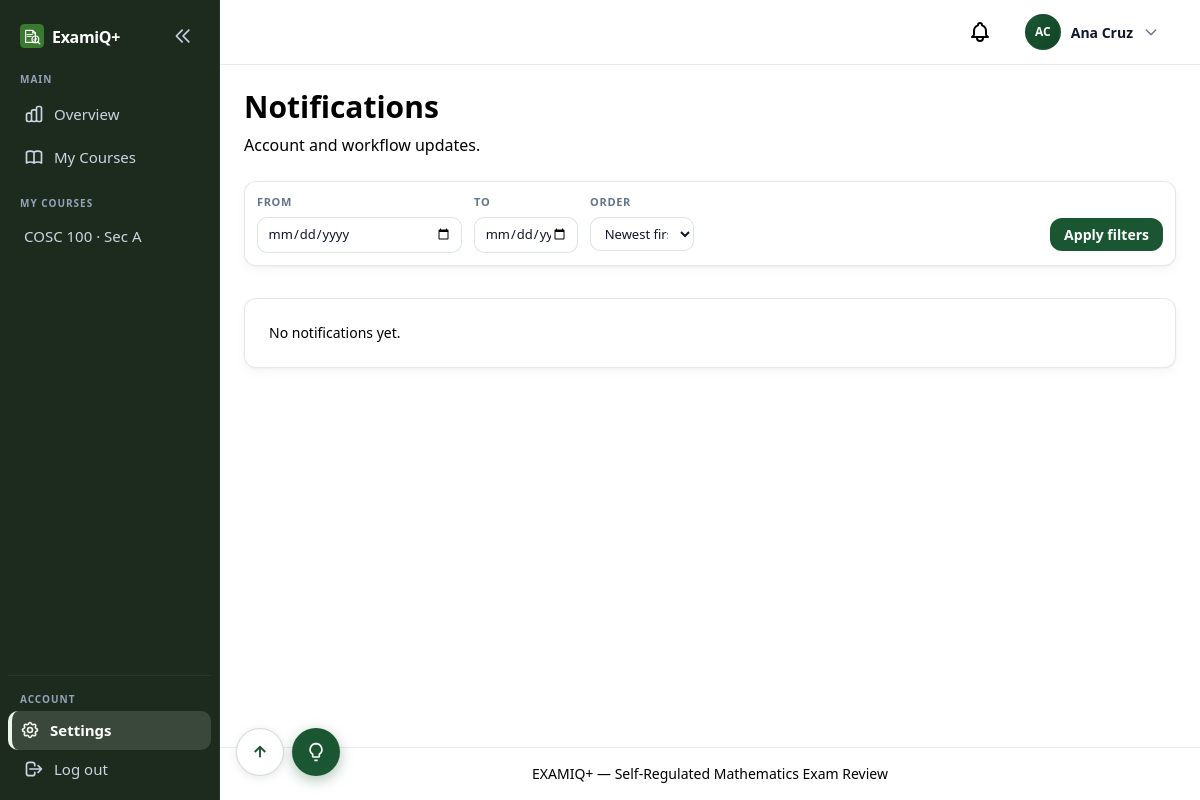
Screenshot of /profile/notifications/ (signed in) with the database file from the repository.
### apps/users/models.py (models this page shows, shortened)
class Course(models.Model):
    program = models.ForeignKey(
        Program,
        on_delete=models.PROTECT,
        related_name="course_offerings",
    )
    code = models.CharField(max_length=20)
    name = models.CharField(max_length=200)
    term = models.CharField(max_length=50, default="1st Sem")
    academic_year = models.CharField(max_length=20, default="2026")
    section = models.CharField(max_length=20, default="A")
    is_archived = models.BooleanField(default=False)
    professor = models.ForeignKey(
        User,
        on_delete=models.SET_NULL,
        null=True,
        blank=True,
        related_name="courses_taught",
        limit_choices_to={"role": User.Role.PROFESSOR},
    )
    class Meta:
        verbose_name = "Course"
        verbose_name_plural = "Courses"
        ordering = ["-academic_year", "term", "code"]
        unique_together = [["code", "program", "term", "academic_year", "section"]]
    @property
    def display_label(self) -> str:
        prof = self.professor.get_full_name() if self.professor else "TBA"
        section_part = f"Sec {self.section}, " if self.section else ""
        return f"{self.code} {self.name}, {section_part}{prof}, {self.term} {self.academic_year}"

class User(AbstractUser):
    class Role(models.TextChoices):
        STUDENT = "student", "Student"
        PROFESSOR = "professor", "Faculty"
        CHAIRPERSON = "chairperson", "Department Chairperson"
        CAMPUS_ADMIN = "campus_admin", "Campus Administrator"
    class ApprovalStatus(models.TextChoices):
        APPROVED = "approved", "Approved"
        PENDING = "pending", "Pending"
        REJECTED = "rejected", "Rejected"
    class HomeDegreeProgram(models.TextChoices):
        CS = "cs", "Computer Science"
        IT = "it", "Information Technology"
        BSED_MATH = "bsed_math", "BSEd Mathematics"
        PSYCHOLOGY = "psychology", "Psychology"
        MARKETING = "marketing", "Marketing"
        HR = "hr", "Human Resources"
        HOSPITALITY = "hospitality", "Hospitality Management"
        CRIMINOLOGY = "criminology", "Criminology"
    username = None
    email = models.EmailField(unique=True)
    role = models.CharField(
        max_length=20,
        choices=Role.choices,
        default=Role.STUDENT,
    )
    department = models.ForeignKey(
        Department,
        on_delete=models.SET_NULL,
        null=True,
        blank=True,
        related_name="users",
    )
    home_degree_program = models.CharField(
        max_length=20,
        choices=HomeDegreeProgram.choices,
        blank=True,
        default="",
        help_text="Student's home degree program — scopes review course offerings.",
    )
    year_level = models.ForeignKey(
        "questions.YearLevel",
        on_delete=models.SET_NULL,
        null=True,
        blank=True,
        related_name="students",
        help_text="Student's current year level — scopes available subjects.",
    )
    section = models.ForeignKey(
        ProgramSection,
        on_delete=models.SET_NULL,
        null=True,
        blank=True,
        related_name="students",
        help_text="Student's cohort section for the current academic year.",
    )
    password_changed_at = models.DateTimeField(
        null=True,
        blank=True,
        help_text="When the user last changed their password.",
    )
    middle_name = models.CharField(max_length=150, blank=True, default="")
    profile_photo = models.ImageField(upload_to="profile_photos/", blank=True, null=True)
    student_number = models.CharField(
        max_length=9,
        unique=True,
        null=True,
        blank=True,
        help_text="Nine-digit student ID (students only).",
    )
    employee_id = models.CharField(
        max_length=50,
        blank=True,
        default="",
        help_text="Employee ID for faculty and chairperson accounts.",
    )
    phone_number = models.CharField(
        max_length=11,
        blank=True,
        default="",
        help_text="Eleven-digit mobile number.",
    )
    approval_status = models.CharField(
        max_length=20,
        choices=ApprovalStatus.choices,
        default=ApprovalStatus.APPROVED,
    )
    USERNAME_FIELD = "email"
    REQUIRED_FIELDS: list[str] = []
    objects = UserManager()
    class Meta:
        verbose_name = "User"
        verbose_name_plural = "Users"
        ordering = ["email"]
    def get_full_name(self) -> str:
        parts = [self.first_name, self.middle_name, self.last_name]
        return " ".join(part for part in parts if part).strip()
    @property
    def initials(self) -> str:
        parts = [self.first_name[:1], self.last_name[:1]]
        return "".join(p.upper() for p in parts if p) or self.email[:2].upper()

### apps/users/views_notifications.py (the view)
# urls.py: path("notifications/", NotificationListView.as_view(), name="notifications"),
class NotificationListView(LoginRequiredMixin, ListView):
    template_name = "users/notifications.html"
    context_object_name = "notifications"
    paginate_by = 20
    def get_queryset(self):
        queryset = Notification.objects.filter(user=self.request.user)
        queryset = apply_date_range(queryset, self.request, "created_at")
        return apply_sort(
            queryset,
            self.request,
            newest_field="-created_at",
            oldest_field="created_at",
        )
    def get_context_data(self, **kwargs):
        context = super().get_context_data(**kwargs)
        filter_names = ["date_from", "date_to", "sort"]
        context["filter_form_fields"] = build_filter_fields(
            self.request,
            STANDARD_DATE_SORT_FILTER_SPECS,
        )
        context["filter_has_active"] = has_active_filters(self.request, filter_names)
        context["filter_bar_compact"] = True
        return context

### templates/users/notifications.html (shortened to what this page needs)
{% extends "base.html" %}
{% block content %}
{% include "components/page_header.html" with title="Notifications" subtitle="Account and workflow updates." %}
<div class="bento-grid mb-4">
    {% include "components/filter_bar.html" %}
</div>
{% if notifications %}
<form method="post" action="{% url 'users:notifications_read' %}">
    {% csrf_token %}
    <input type="hidden" name="next" value="{% url 'users:notifications' %}">
    <div class="mb-4">
        <button type="submit" class="btn-secondary btn-primary-sm">Mark all as read</button>
    </div>
    <ul class="space-y-3">
        {% for notification in notifications %}
        <li class="bento-card p-4 {% if not notification.is_read %}border-l-4 border-examiq-green{% endif %}">
            <p class="text-sm text-examiq-navy">{{ notification.message }}</p>
            <p class="text-xs text-examiq-slate mt-1">{{ notification.created_at|date:"M d, Y g:i A" }}</p>
            {% if notification.link %}
            <a href="{{ notification.link }}" class="text-sm text-examiq-green hover:underline mt-1 inline-block">View</a>
            {% endif %}
        </li>
        {% endfor %}
    </ul>
</form>
{% else %}
<div class="bento-card p-6 text-examiq-slate text-sm">No notifications yet.</div>
{% endif %}
{% endblock %}

### templates/components/sidebar.html (shortened to what this page needs)
{% if user.is_authenticated %}
<aside id="app-sidebar" class="app-sidebar">
    <div class="app-sidebar-inner">
        <div class="app-sidebar-header">
            {% include "components/sidebar_logo.html" %}
            <button type="button" id="sidebar-collapse-toggle" class="sidebar-collapse-toggle" aria-label="Collapse sidebar" aria-expanded="true">
                <svg class="w-5 h-5 sidebar-collapse-icon" fill="none" stroke="currentColor" viewBox="0 0 24 24"><path stroke-linecap="round" stroke-linejoin="round" stroke-width="2" d="M11 19l-7-7 7-7m8 14l-7-7 7-7"/></svg>
            </button>
        </div>
        <nav class="app-sidebar-nav" aria-label="Main navigation">
            {% if user.role == "student" %}
                <p class="sidebar-section-label">Main</p>
                <a href="{% url 'analytics_student:dashboard' %}" title="Dashboard"
                   class="sidebar-link {% if request.resolver_match.url_name == 'dashboard' and request.resolver_match.namespace == 'analytics_student' %}sidebar-link-active{% endif %}"
                   aria-label="Dashboard">
                    <svg class="sidebar-icon" fill="none" stroke="currentColor" viewBox="0 0 24 24" aria-hidden="true"><path stroke-linecap="round" stroke-linejoin="round" stroke-width="2" d="M4 6a2 2 0 012-2h2a2 2 0 012 2v2a2 2 0 01-2 2H6a2 2 0 01-2-2V6zM14 6a2 2 0 012-2h2a2 2 0 012 2v2a2 2 0 01-2 2h-2a2 2 0 01-2-2V6zM4 16a2 2 0 012-2h2a2 2 0 012 2v2a2 2 0 01-2 2H6a2 2 0 01-2-2v-2zM14 16a2 2 0 012-2h2a2 2 0 012 2v2a2 2 0 01-2 2h-2a2 2 0 01-2-2v-2z"/></svg>
                    <span class="sidebar-label">Dashboard</span>
                </a>
                <a href="{% url 'reviews:setup' %}" title="Start Review"
                   class="sidebar-link {% if request.resolver_match.url_name == 'setup' %}sidebar-link-active{% endif %}"
                   aria-label="Start Review">
                    <svg class="sidebar-icon" fill="none" stroke="currentColor" viewBox="0 0 24 24" aria-hidden="true"><path stroke-linecap="round" stroke-linejoin="round" stroke-width="2" d="M12 8v4l3 3m6-3a9 9 0 11-18 0 9 9 0 0118 0z"/></svg>
                    <span class="sidebar-label">Start Review</span>
                </a>
                <p class="sidebar-section-label">Insights</p>
                <a href="{% url 'analytics_student:session_history' %}" title="Session History"
                   class="sidebar-link {% if request.resolver_match.url_name == 'session_history' %}sidebar-link-active{% endif %}"
                   aria-label="Session History">
                    <svg class="sidebar-icon" fill="none" stroke="currentColor" viewBox="0 0 24 24" aria-hidden="true"><path stroke-linecap="round" stroke-linejoin="round" stroke-width="2" d="M12 8v4l3 3m6-3a9 9 0 11-18 0 9 9 0 0118 0z"/></svg>
                    <span class="sidebar-label">Session History</span>
                </a>
                <a href="{% url 'analytics_student:mistakes' %}" title="Mistakes"
                   class="sidebar-link {% if request.resolver_match.url_name == 'mistakes' %}sidebar-link-active{% endif %}"
                   aria-label="Mistakes">
                    <svg class="sidebar-icon" fill="none" stroke="currentColor" viewBox="0 0 24 24" aria-hidden="true"><path stroke-linecap="round" stroke-linejoin="round" stroke-width="2" d="M12 9v2m0 4h.01m-6.938 4h13.856c1.54 0 2.502-1.667 1.732-3L13.732 4c-.77-1.333-2.694-1.333-3.464 0L3.34 16c-.77 1.333.192 3 1.732 3z"/></svg>
                    <span class="sidebar-label">Mistakes</span>
                </a>
                <a href="{% url 'analytics_student:mistake_patterns' %}" title="Weak Areas"
                   class="sidebar-link {% if request.resolver_match.url_name == 'mistake_patterns' %}sidebar-link-active{% endif %}"
                   aria-label="Weak Areas">
                    <svg class="sidebar-icon" fill="none" stroke="currentColor" viewBox="0 0 24 24" aria-hidden="true"><path stroke-linecap="round" stroke-linejoin="round" stroke-width="2" d="M9 19v-6a2 2 0 00-2-2H5a2 2 0 00-2 2v6a2 2 0 002 2h2a2 2 0 002-2zm0 0V9a2 2 0 012-2h2a2 2 0 012 2v10m-6 0a2 2 0 002 2h2a2 2 0 002-2m0 0V5a2 2 0 012-2h2a2 2 0 012 2v14a2 2 0 01-2 2h-2a2 2 0 01-2-2z"/></svg>
                    <span class="sidebar-label">Weak Areas</span>
                </a>
                <a href="{% url 'analytics_student:topic_progress' %}" title="Topic Progress"
                   class="sidebar-link {% if request.resolver_match.url_name == 'topic_progress' %}sidebar-link-active{% endif %}"
                   aria-label="Topic Progress">
                    <svg class="sidebar-icon" fill="none" stroke="currentColor" viewBox="0 0 24 24" aria-hidden="true"><path stroke-linecap="round" stroke-linejoin="round" stroke-width="2" d="M13 7h8m0 0v8m0-8l-8 8-4-4-6 6"/></svg>
                    <span class="sidebar-label">Topic Progress</span>
                </a>
            {% elif user.role == "professor" %}
                <p class="sidebar-section-label">Main</p>
                <a href="{% url 'analytics_professor:overview' %}" title="Overview"
                   class="sidebar-link {% if request.resolver_match.url_name == 'overview' %}sidebar-link-active{% endif %}"
                   aria-label="Overview">
                    <span class="sidebar-label">Overview</span>
                </a>
                <a href="{% url 'analytics_professor:course_list' %}" title="My Courses"
                   class="sidebar-link {% if request.resolver_match.url_name == 'course_list' or request.resolver_match.url_name == 'course_create' %}sidebar-link-active{% endif %}"
                   aria-label="My Courses">
                    <span class="sidebar-label">My Courses</span>
                </a>
                {% if professor_courses %}
                <p class="sidebar-section-label sidebar-course-label">My courses</p>
                <div class="sidebar-course-list">
                    {% for course in professor_courses %}
                    <a href="{% url 'analytics_professor:course_detail' course.pk %}" title="{{ course.display_label }}"
                       class="sidebar-link sidebar-link-compact {% if sidebar_course.pk == course.pk %}sidebar-link-active{% endif %}">
                        <span class="sidebar-label">{% if course.section %}{{ course.code }} · Sec {{ course.section }}{% else %}{{ course.code }}{% endif %}</span>
                    </a>
                    {% endfor %}
                </div>
                {% endif %}
            {% endif %}
        </nav>
        <div class="app-sidebar-account" aria-label="Account">
            <p class="sidebar-section-label">Account</p>
            <a href="{% url 'users:profile' %}" title="Settings"
               class="sidebar-link {% if request.resolver_match.namespace == 'users' %}sidebar-link-active{% endif %}"
               aria-label="Settings">
                <span class="sidebar-label">Settings</span>
            </a>
            <a href="{% url 'account_logout' %}" title="Log out"
               class="sidebar-link"
               aria-label="Log out">
                <svg class="sidebar-icon" fill="none" stroke="currentColor" viewBox="0 0 24 24" aria-hidden="true"><path stroke-linecap="round" stroke-linejoin="round" stroke-width="2" d="M17 16l4-4m0 0l-4-4m4 4H7m6 4v1a3 3 0 01-3 3H6a3 3 0 01-3-3V7a3 3 0 013-3h4a3 3 0 013 3v1"/></svg>
                <span class="sidebar-label">Log out</span>
            </a>
        </div>
    </div>
</aside>
{% endif %}

### templates/components/navbar.html (shortened to what this page needs)
{% if user.is_authenticated %}
<header class="app-topbar">
    <div class="app-topbar-inner">
        <a href="{% url 'users:notifications' %}" class="relative p-2 text-examiq-slate hover:text-examiq-navy" aria-label="Notifications">
        </a>
        <div class="profile-dropdown" data-dropdown>
            <button type="button" class="profile-dropdown-trigger" data-dropdown-toggle aria-expanded="false" aria-haspopup="true">
                {% include "components/profile_avatar_upload.html" with size="nav" show_camera=False preview_id="nav-avatar-preview" %}
                <span class="profile-name hidden sm:inline">{{ user.get_full_name|default:user.email }}</span>
                <svg class="profile-chevron w-4 h-4" fill="none" stroke="currentColor" viewBox="0 0 24 24">
                    <path stroke-linecap="round" stroke-linejoin="round" stroke-width="2" d="M19 9l-7 7-7-7"/>
                </svg>
            </button>
        </div>
    </div>
</header>
{% endif %}

### templates/components/profile_avatar_upload.html (shortened to what this page needs)
{% load static %}
<div class="profile-avatar-wrap profile-avatar-wrap--{{ size|default:'form' }}">
    {% if user.profile_photo %}
    <img src="{{ user.profile_photo.url }}"
         alt=""
         class="profile-avatar-image"
         id="{% if preview_id %}{{ preview_id }}{% else %}profile-photo-preview{% endif %}">
    {% else %}
    <span class="profile-avatar profile-avatar--{{ user.role }} profile-avatar-image"
          id="{% if preview_id %}{{ preview_id }}{% else %}profile-photo-preview-fallback{% endif %}"
          aria-hidden="true">{{ user.initials }}</span>
    {% endif %}
</div>

### rows the page displays
Course: code "COSC 100", section "A"
User: initials "AC", get_full_name "Ana Cruz"

### other values shown
{{ title }} "Notifications"
{{ subtitle }} "Account and workflow updates."
{{ field.label }} "FROM" "TO"
{{ field.label }} "ORDER"
form field sort "Newest first"
